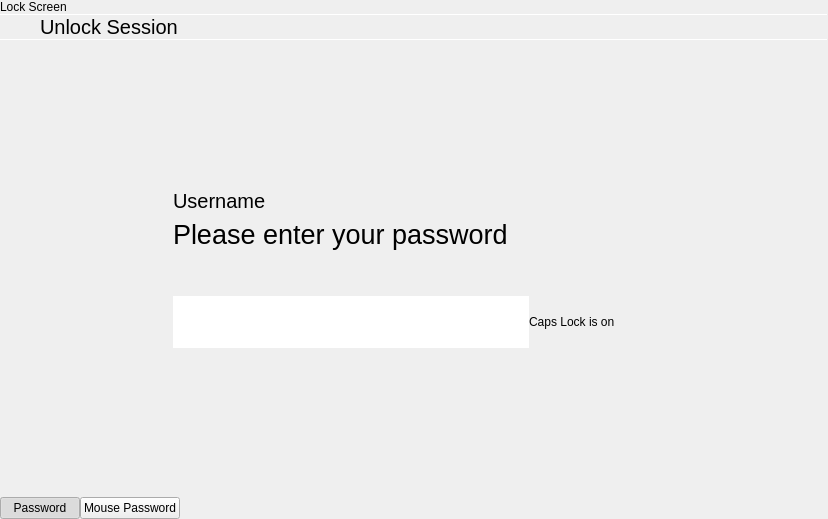
<?xml version="1.0" encoding="UTF-8"?>
<ui version="4.0">
 <class>LockScreen</class>
 <widget class="QDialog" name="LockScreen">
  <property name="geometry">
   <rect>
    <x>0</x>
    <y>0</y>
    <width>828</width>
    <height>519</height>
   </rect>
  </property>
  <property name="windowTitle">
   <string notr="true">Lock Screen</string>
  </property>
  <layout class="QVBoxLayout" name="verticalLayout_3">
   <property name="spacing">
    <number>0</number>
   </property>
   <property name="leftMargin">
    <number>0</number>
   </property>
   <property name="topMargin">
    <number>0</number>
   </property>
   <property name="rightMargin">
    <number>0</number>
   </property>
   <property name="bottomMargin">
    <number>0</number>
   </property>
   <item>
    <widget class="QFrame" name="passwordFrame">
     <property name="autoFillBackground">
      <bool>true</bool>
     </property>
     <property name="frameShape">
      <enum>QFrame::NoFrame</enum>
     </property>
     <property name="frameShadow">
      <enum>QFrame::Raised</enum>
     </property>
     <layout class="QVBoxLayout" name="verticalLayout_8">
      <property name="spacing">
       <number>0</number>
      </property>
      <property name="leftMargin">
       <number>0</number>
      </property>
      <property name="topMargin">
       <number>0</number>
      </property>
      <property name="rightMargin">
       <number>0</number>
      </property>
      <property name="bottomMargin">
       <number>0</number>
      </property>
      <item>
       <widget class="QStackedWidget" name="pagesStack">
        <property name="currentIndex">
         <number>0</number>
        </property>
        <widget class="QWidget" name="page_2">
         <layout class="QVBoxLayout" name="verticalLayout_10">
          <property name="spacing">
           <number>0</number>
          </property>
          <property name="leftMargin">
           <number>0</number>
          </property>
          <property name="topMargin">
           <number>0</number>
          </property>
          <property name="rightMargin">
           <number>0</number>
          </property>
          <property name="bottomMargin">
           <number>0</number>
          </property>
          <item>
           <widget class="QLabel" name="hostnameLabel">
            <property name="text">
             <string notr="true">Lock Screen</string>
            </property>
            <property name="margin">
             <number>3</number>
            </property>
           </widget>
          </item>
          <item>
           <widget class="Line" name="line_5">
            <property name="maximumSize">
             <size>
              <width>16777215</width>
              <height>1</height>
             </size>
            </property>
            <property name="orientation">
             <enum>Qt::Horizontal</enum>
            </property>
           </widget>
          </item>
          <item>
           <layout class="QHBoxLayout" name="horizontalLayout_9">
            <item>
             <widget class="QPushButton" name="goBackButton">
              <property name="sizePolicy">
               <sizepolicy hsizetype="Preferred" vsizetype="Preferred">
                <horstretch>0</horstretch>
                <verstretch>0</verstretch>
               </sizepolicy>
              </property>
              <property name="toolTip">
               <string>Back</string>
              </property>
              <property name="text">
               <string/>
              </property>
              <property name="icon">
               <iconset theme="go-previous">
                <normaloff>.</normaloff>.</iconset>
              </property>
              <property name="autoDefault">
               <bool>false</bool>
              </property>
              <property name="flat">
               <bool>true</bool>
              </property>
             </widget>
            </item>
            <item>
             <widget class="QLabel" name="label_2">
              <property name="sizePolicy">
               <sizepolicy hsizetype="Expanding" vsizetype="Preferred">
                <horstretch>0</horstretch>
                <verstretch>0</verstretch>
               </sizepolicy>
              </property>
              <property name="font">
               <font>
                <pointsize>15</pointsize>
               </font>
              </property>
              <property name="text">
               <string>Unlock Session</string>
              </property>
              <property name="margin">
               <number>9</number>
              </property>
             </widget>
            </item>
            <item>
             <widget class="QPushButton" name="switchUserButton">
              <property name="enabled">
               <bool>true</bool>
              </property>
              <property name="sizePolicy">
               <sizepolicy hsizetype="Preferred" vsizetype="Preferred">
                <horstretch>0</horstretch>
                <verstretch>0</verstretch>
               </sizepolicy>
              </property>
              <property name="toolTip">
               <string>Switch User</string>
              </property>
              <property name="text">
               <string/>
              </property>
              <property name="icon">
               <iconset theme="system-switch-user">
                <normaloff>.</normaloff>.</iconset>
              </property>
              <property name="autoDefault">
               <bool>false</bool>
              </property>
              <property name="flat">
               <bool>true</bool>
              </property>
             </widget>
            </item>
            <item>
             <widget class="QPushButton" name="SuspendButton">
              <property name="sizePolicy">
               <sizepolicy hsizetype="Preferred" vsizetype="Preferred">
                <horstretch>0</horstretch>
                <verstretch>0</verstretch>
               </sizepolicy>
              </property>
              <property name="toolTip">
               <string>Suspend</string>
              </property>
              <property name="text">
               <string/>
              </property>
              <property name="icon">
               <iconset theme="system-suspend">
                <normaloff>.</normaloff>.</iconset>
              </property>
              <property name="flat">
               <bool>true</bool>
              </property>
             </widget>
            </item>
            <item>
             <widget class="QPushButton" name="TurnOffScreenButton">
              <property name="sizePolicy">
               <sizepolicy hsizetype="Preferred" vsizetype="Preferred">
                <horstretch>0</horstretch>
                <verstretch>0</verstretch>
               </sizepolicy>
              </property>
              <property name="toolTip">
               <string>Turn Off Screen</string>
              </property>
              <property name="text">
               <string/>
              </property>
              <property name="icon">
               <iconset theme="video-display">
                <normaloff>.</normaloff>.</iconset>
              </property>
              <property name="flat">
               <bool>true</bool>
              </property>
             </widget>
            </item>
           </layout>
          </item>
          <item>
           <widget class="Line" name="line_4">
            <property name="maximumSize">
             <size>
              <width>16777215</width>
              <height>1</height>
             </size>
            </property>
            <property name="orientation">
             <enum>Qt::Horizontal</enum>
            </property>
           </widget>
          </item>
          <item>
           <widget class="QStackedWidget" name="loginStack">
            <property name="currentIndex">
             <number>0</number>
            </property>
            <widget class="QWidget" name="page">
             <layout class="QGridLayout" name="gridLayout_2">
              <item row="1" column="1">
               <widget class="QFrame" name="lockFrame">
                <property name="minimumSize">
                 <size>
                  <width>500</width>
                  <height>0</height>
                 </size>
                </property>
                <property name="autoFillBackground">
                 <bool>false</bool>
                </property>
                <property name="frameShape">
                 <enum>QFrame::NoFrame</enum>
                </property>
                <property name="frameShadow">
                 <enum>QFrame::Plain</enum>
                </property>
                <property name="lineWidth">
                 <number>0</number>
                </property>
                <layout class="QVBoxLayout" name="verticalLayout_2">
                 <item>
                  <widget class="QLabel" name="usernameLabel">
                   <property name="font">
                    <font>
                     <pointsize>15</pointsize>
                    </font>
                   </property>
                   <property name="text">
                    <string notr="true">Username</string>
                   </property>
                   <property name="buddy">
                    <cstring></cstring>
                   </property>
                  </widget>
                 </item>
                 <item>
                  <widget class="QLabel" name="label_3">
                   <property name="font">
                    <font>
                     <pointsize>20</pointsize>
                    </font>
                   </property>
                   <property name="text">
                    <string>Please enter your password</string>
                   </property>
                  </widget>
                 </item>
                 <item>
                  <spacer name="verticalSpacer_7">
                   <property name="orientation">
                    <enum>Qt::Vertical</enum>
                   </property>
                   <property name="sizeType">
                    <enum>QSizePolicy::Fixed</enum>
                   </property>
                   <property name="sizeHint" stdset="0">
                    <size>
                     <width>20</width>
                     <height>40</height>
                    </size>
                   </property>
                  </spacer>
                 </item>
                 <item>
                  <layout class="QVBoxLayout" name="verticalLayout_14">
                   <property name="spacing">
                    <number>0</number>
                   </property>
                   <property name="bottomMargin">
                    <number>0</number>
                   </property>
                   <item>
                    <layout class="QHBoxLayout" name="horizontalLayout_8">
                     <property name="bottomMargin">
                      <number>0</number>
                     </property>
                     <item>
                      <widget class="QLineEdit" name="password">
                       <property name="font">
                        <font>
                         <pointsize>30</pointsize>
                        </font>
                       </property>
                       <property name="frame">
                        <bool>false</bool>
                       </property>
                       <property name="echoMode">
                        <enum>QLineEdit::Password</enum>
                       </property>
                       <property name="alignment">
                        <set>Qt::AlignCenter</set>
                       </property>
                       <property name="clearButtonEnabled">
                        <bool>false</bool>
                       </property>
                      </widget>
                     </item>
                     <item>
                      <widget class="QLabel" name="capsLockOn">
                       <property name="toolTip">
                        <string>Caps Lock is on</string>
                       </property>
                       <property name="text">
                        <string notr="true">Caps Lock is on</string>
                       </property>
                      </widget>
                     </item>
                     <item>
                      <widget class="QPushButton" name="unlockButton">
                       <property name="sizePolicy">
                        <sizepolicy hsizetype="Preferred" vsizetype="Preferred">
                         <horstretch>0</horstretch>
                         <verstretch>0</verstretch>
                        </sizepolicy>
                       </property>
                       <property name="text">
                        <string/>
                       </property>
                       <property name="icon">
                        <iconset theme="go-next">
                         <normaloff>.</normaloff>.</iconset>
                       </property>
                       <property name="default">
                        <bool>false</bool>
                       </property>
                       <property name="flat">
                        <bool>true</bool>
                       </property>
                      </widget>
                     </item>
                    </layout>
                   </item>
                   <item>
                    <widget class="UnderlineAnimation" name="PasswordUnderline" native="true"/>
                   </item>
                  </layout>
                 </item>
                </layout>
               </widget>
              </item>
              <item row="1" column="2">
               <spacer name="horizontalSpacer_2">
                <property name="orientation">
                 <enum>Qt::Horizontal</enum>
                </property>
                <property name="sizeHint" stdset="0">
                 <size>
                  <width>151</width>
                  <height>20</height>
                 </size>
                </property>
               </spacer>
              </item>
              <item row="0" column="1">
               <spacer name="verticalSpacer_2">
                <property name="orientation">
                 <enum>Qt::Vertical</enum>
                </property>
                <property name="sizeHint" stdset="0">
                 <size>
                  <width>17</width>
                  <height>82</height>
                 </size>
                </property>
               </spacer>
              </item>
              <item row="1" column="0">
               <spacer name="horizontalSpacer">
                <property name="orientation">
                 <enum>Qt::Horizontal</enum>
                </property>
                <property name="sizeHint" stdset="0">
                 <size>
                  <width>152</width>
                  <height>20</height>
                 </size>
                </property>
               </spacer>
              </item>
              <item row="2" column="1">
               <spacer name="verticalSpacer">
                <property name="orientation">
                 <enum>Qt::Vertical</enum>
                </property>
                <property name="sizeHint" stdset="0">
                 <size>
                  <width>20</width>
                  <height>25</height>
                 </size>
                </property>
               </spacer>
              </item>
             </layout>
            </widget>
            <widget class="QWidget" name="MousePasswordPage">
             <layout class="QGridLayout" name="gridLayout">
              <item row="0" column="1">
               <spacer name="verticalSpacer_5">
                <property name="orientation">
                 <enum>Qt::Vertical</enum>
                </property>
                <property name="sizeHint" stdset="0">
                 <size>
                  <width>20</width>
                  <height>69</height>
                 </size>
                </property>
               </spacer>
              </item>
              <item row="1" column="0">
               <spacer name="horizontalSpacer_3">
                <property name="orientation">
                 <enum>Qt::Horizontal</enum>
                </property>
                <property name="sizeHint" stdset="0">
                 <size>
                  <width>169</width>
                  <height>20</height>
                 </size>
                </property>
               </spacer>
              </item>
              <item row="1" column="1">
               <widget class="QFrame" name="lockFrame_2">
                <property name="minimumSize">
                 <size>
                  <width>500</width>
                  <height>0</height>
                 </size>
                </property>
                <property name="autoFillBackground">
                 <bool>false</bool>
                </property>
                <property name="frameShape">
                 <enum>QFrame::NoFrame</enum>
                </property>
                <property name="frameShadow">
                 <enum>QFrame::Plain</enum>
                </property>
                <property name="lineWidth">
                 <number>0</number>
                </property>
                <layout class="QVBoxLayout" name="verticalLayout_9">
                 <item>
                  <widget class="QLabel" name="usernameLabel_2">
                   <property name="font">
                    <font>
                     <pointsize>15</pointsize>
                    </font>
                   </property>
                   <property name="text">
                    <string notr="true">Username</string>
                   </property>
                   <property name="buddy">
                    <cstring></cstring>
                   </property>
                  </widget>
                 </item>
                 <item>
                  <widget class="QLabel" name="mousePasswordPrompt">
                   <property name="font">
                    <font>
                     <pointsize>20</pointsize>
                    </font>
                   </property>
                   <property name="text">
                    <string>Please enter your mouse password</string>
                   </property>
                  </widget>
                 </item>
                 <item>
                  <widget class="QLabel" name="mousePasswordErrorLabel">
                   <property name="text">
                    <string>You entered the mouse password incorrectly too many times</string>
                   </property>
                   <property name="wordWrap">
                    <bool>true</bool>
                   </property>
                  </widget>
                 </item>
                 <item>
                  <widget class="QFrame" name="mousePasswordActiveFrame">
                   <property name="frameShape">
                    <enum>QFrame::NoFrame</enum>
                   </property>
                   <property name="frameShadow">
                    <enum>QFrame::Raised</enum>
                   </property>
                   <layout class="QVBoxLayout" name="verticalLayout_12">
                    <property name="leftMargin">
                     <number>0</number>
                    </property>
                    <property name="topMargin">
                     <number>0</number>
                    </property>
                    <property name="rightMargin">
                     <number>0</number>
                    </property>
                    <property name="bottomMargin">
                     <number>0</number>
                    </property>
                    <item>
                     <spacer name="verticalSpacer_8">
                      <property name="orientation">
                       <enum>Qt::Vertical</enum>
                      </property>
                      <property name="sizeType">
                       <enum>QSizePolicy::Fixed</enum>
                      </property>
                      <property name="sizeHint" stdset="0">
                       <size>
                        <width>20</width>
                        <height>40</height>
                       </size>
                      </property>
                     </spacer>
                    </item>
                    <item>
                     <layout class="QVBoxLayout" name="verticalLayout_13">
                      <property name="spacing">
                       <number>0</number>
                      </property>
                      <item>
                       <layout class="QHBoxLayout" name="horizontalLayout_11">
                        <property name="spacing">
                         <number>0</number>
                        </property>
                        <item>
                         <widget class="QLabel" name="mousePasswordEchoLabel">
                          <property name="sizePolicy">
                           <sizepolicy hsizetype="Expanding" vsizetype="Preferred">
                            <horstretch>0</horstretch>
                            <verstretch>0</verstretch>
                           </sizepolicy>
                          </property>
                          <property name="font">
                           <font>
                            <pointsize>30</pointsize>
                           </font>
                          </property>
                          <property name="text">
                           <string/>
                          </property>
                          <property name="alignment">
                           <set>Qt::AlignCenter</set>
                          </property>
                         </widget>
                        </item>
                        <item>
                         <widget class="QPushButton" name="retryMousePasswordButton">
                          <property name="sizePolicy">
                           <sizepolicy hsizetype="Preferred" vsizetype="Preferred">
                            <horstretch>0</horstretch>
                            <verstretch>0</verstretch>
                           </sizepolicy>
                          </property>
                          <property name="text">
                           <string/>
                          </property>
                          <property name="icon">
                           <iconset theme="view-refresh">
                            <normaloff>.</normaloff>.</iconset>
                          </property>
                          <property name="flat">
                           <bool>true</bool>
                          </property>
                         </widget>
                        </item>
                       </layout>
                      </item>
                      <item>
                       <widget class="UnderlineAnimation" name="MouseUnderline" native="true"/>
                      </item>
                     </layout>
                    </item>
                   </layout>
                  </widget>
                 </item>
                 <item>
                  <widget class="QFrame" name="incorrectPasswordFrame_2">
                   <property name="frameShape">
                    <enum>QFrame::NoFrame</enum>
                   </property>
                   <property name="frameShadow">
                    <enum>QFrame::Raised</enum>
                   </property>
                   <layout class="QHBoxLayout" name="horizontalLayout_10">
                    <property name="leftMargin">
                     <number>0</number>
                    </property>
                    <property name="topMargin">
                     <number>0</number>
                    </property>
                    <property name="rightMargin">
                     <number>0</number>
                    </property>
                    <property name="bottomMargin">
                     <number>0</number>
                    </property>
                   </layout>
                  </widget>
                 </item>
                </layout>
               </widget>
              </item>
              <item row="1" column="2">
               <spacer name="horizontalSpacer_6">
                <property name="orientation">
                 <enum>Qt::Horizontal</enum>
                </property>
                <property name="sizeHint" stdset="0">
                 <size>
                  <width>168</width>
                  <height>20</height>
                 </size>
                </property>
               </spacer>
              </item>
              <item row="2" column="1">
               <spacer name="verticalSpacer_6">
                <property name="orientation">
                 <enum>Qt::Vertical</enum>
                </property>
                <property name="sizeHint" stdset="0">
                 <size>
                  <width>20</width>
                  <height>68</height>
                 </size>
                </property>
               </spacer>
              </item>
             </layout>
            </widget>
           </widget>
          </item>
          <item>
           <widget class="QFrame" name="PowerOptions">
            <property name="frameShape">
             <enum>QFrame::NoFrame</enum>
            </property>
            <property name="frameShadow">
             <enum>QFrame::Raised</enum>
            </property>
            <layout class="QHBoxLayout" name="horizontalLayout_6">
             <property name="spacing">
              <number>0</number>
             </property>
             <property name="leftMargin">
              <number>0</number>
             </property>
             <property name="topMargin">
              <number>0</number>
             </property>
             <property name="rightMargin">
              <number>0</number>
             </property>
             <property name="bottomMargin">
              <number>0</number>
             </property>
             <item>
              <widget class="QPushButton" name="passwordButton">
               <property name="text">
                <string>Password</string>
               </property>
               <property name="checkable">
                <bool>true</bool>
               </property>
               <property name="checked">
                <bool>true</bool>
               </property>
               <property name="autoExclusive">
                <bool>true</bool>
               </property>
              </widget>
             </item>
             <item>
              <widget class="QPushButton" name="mousePasswordButton">
               <property name="text">
                <string>Mouse Password</string>
               </property>
               <property name="checkable">
                <bool>true</bool>
               </property>
               <property name="autoExclusive">
                <bool>true</bool>
               </property>
              </widget>
             </item>
             <item>
              <spacer name="horizontalSpacer_8">
               <property name="orientation">
                <enum>Qt::Horizontal</enum>
               </property>
               <property name="sizeHint" stdset="0">
                <size>
                 <width>518</width>
                 <height>20</height>
                </size>
               </property>
              </spacer>
             </item>
            </layout>
           </widget>
          </item>
         </layout>
        </widget>
        <widget class="QWidget" name="page_3">
         <layout class="QVBoxLayout" name="verticalLayout_11">
          <property name="spacing">
           <number>0</number>
          </property>
          <property name="leftMargin">
           <number>0</number>
          </property>
          <property name="topMargin">
           <number>0</number>
          </property>
          <property name="rightMargin">
           <number>0</number>
          </property>
          <property name="bottomMargin">
           <number>0</number>
          </property>
          <item>
           <widget class="QLabel" name="label_4">
            <property name="text">
             <string>theShell</string>
            </property>
            <property name="margin">
             <number>3</number>
            </property>
           </widget>
          </item>
          <item>
           <widget class="Line" name="line_6">
            <property name="maximumSize">
             <size>
              <width>16777215</width>
              <height>1</height>
             </size>
            </property>
            <property name="orientation">
             <enum>Qt::Horizontal</enum>
            </property>
           </widget>
          </item>
          <item>
           <layout class="QHBoxLayout" name="horizontalLayout_12">
            <item>
             <widget class="QPushButton" name="backToLogin">
              <property name="sizePolicy">
               <sizepolicy hsizetype="Preferred" vsizetype="Preferred">
                <horstretch>0</horstretch>
                <verstretch>0</verstretch>
               </sizepolicy>
              </property>
              <property name="toolTip">
               <string>Back</string>
              </property>
              <property name="text">
               <string/>
              </property>
              <property name="icon">
               <iconset theme="go-previous">
                <normaloff>.</normaloff>.</iconset>
              </property>
              <property name="autoDefault">
               <bool>false</bool>
              </property>
              <property name="flat">
               <bool>true</bool>
              </property>
             </widget>
            </item>
            <item>
             <widget class="QLabel" name="label_5">
              <property name="sizePolicy">
               <sizepolicy hsizetype="Expanding" vsizetype="Preferred">
                <horstretch>0</horstretch>
                <verstretch>0</verstretch>
               </sizepolicy>
              </property>
              <property name="font">
               <font>
                <pointsize>15</pointsize>
               </font>
              </property>
              <property name="text">
               <string>Switch Users</string>
              </property>
              <property name="margin">
               <number>9</number>
              </property>
             </widget>
            </item>
            <item>
             <widget class="QPushButton" name="newSessionButton">
              <property name="sizePolicy">
               <sizepolicy hsizetype="Preferred" vsizetype="Preferred">
                <horstretch>0</horstretch>
                <verstretch>0</verstretch>
               </sizepolicy>
              </property>
              <property name="toolTip">
               <string>New Session</string>
              </property>
              <property name="text">
               <string/>
              </property>
              <property name="icon">
               <iconset theme="list-add">
                <normaloff>.</normaloff>.</iconset>
              </property>
              <property name="flat">
               <bool>true</bool>
              </property>
             </widget>
            </item>
           </layout>
          </item>
          <item>
           <widget class="Line" name="line_2">
            <property name="orientation">
             <enum>Qt::Horizontal</enum>
            </property>
           </widget>
          </item>
          <item>
           <widget class="QLabel" name="label_6">
            <property name="text">
             <string>Who do you want to switch to?</string>
            </property>
            <property name="margin">
             <number>9</number>
            </property>
           </widget>
          </item>
          <item>
           <widget class="Line" name="line_3">
            <property name="maximumSize">
             <size>
              <width>16777215</width>
              <height>1</height>
             </size>
            </property>
            <property name="orientation">
             <enum>Qt::Horizontal</enum>
            </property>
           </widget>
          </item>
          <item>
           <widget class="QListWidget" name="availableUsersList">
            <property name="frameShape">
             <enum>QFrame::NoFrame</enum>
            </property>
           </widget>
          </item>
         </layout>
        </widget>
       </widget>
      </item>
     </layout>
    </widget>
   </item>
  </layout>
 </widget>
 <customwidgets>
  <customwidget>
   <class>UnderlineAnimation</class>
   <extends>QWidget</extends>
   <header>underlineanimation.h</header>
   <container>1</container>
  </customwidget>
 </customwidgets>
 <resources/>
 <connections/>
</ui>
